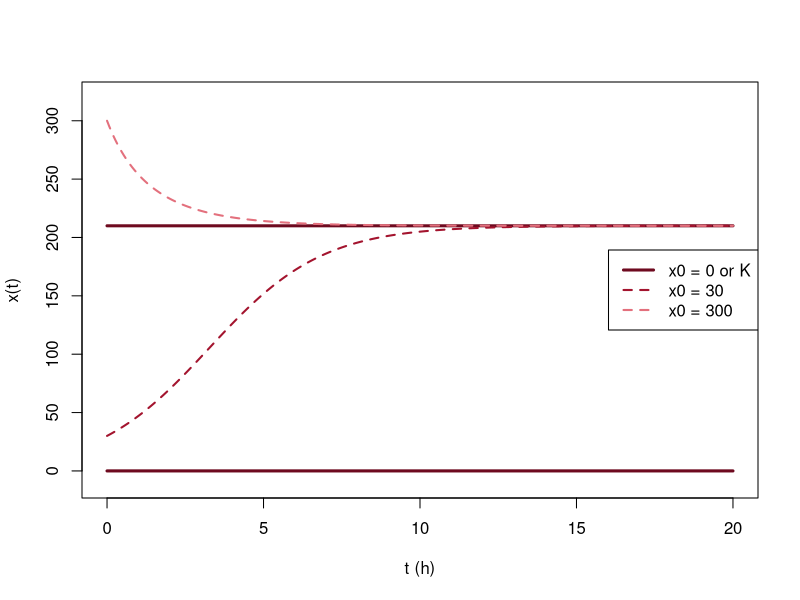

Here is the R script that generated this plot:
# Fig. 3.15: Solutions of the logistic model for different initial values (book, Section 3.3)
# r = 0.55, K = 210; the steady-state solutions x = 0 and x = K are neither reached nor crossed by any other solution
# (c) 2026 Philipp Kügler · Program for the book "Dynamical Systems in the Life Sciences" · MIT License (see LICENSE)
r <- 0.55; K <- 210
x <- function(t, x0) x0 * K / (x0 + (K - x0) * exp(-r * t))
t <- seq(0, 20, length.out = 300)
plot(t, 0 * t, type = "l", col = rgb(0.43, 0.04, 0.12), lwd = 3, ylim = c(-10, 320), xlab = "t (h)", ylab = "x(t)")
lines(t, 0 * t + K, col = rgb(0.43, 0.04, 0.12), lwd = 3)
lines(t, x(t, 30), lty = 2, col = rgb(0.64, 0.08, 0.18), lwd = 2)
lines(t, x(t, 300), lty = 2, col = rgb(0.89, 0.44, 0.49), lwd = 2)
for (x0 in c(30, 300)) cat(sprintf("x0 = %d: x(20) = %.3f,  distance to K: %.3f\n", x0, x(20, x0), abs(x(20, x0) - K)))
legend("right", legend = c("x0 = 0 or K", "x0 = 30", "x0 = 300"), col = c(rgb(0.43, 0.04, 0.12), rgb(0.64, 0.08, 0.18), rgb(0.89, 0.44, 0.49)),
       lty = c(1, 2, 2), lwd = c(3, 2, 2))
